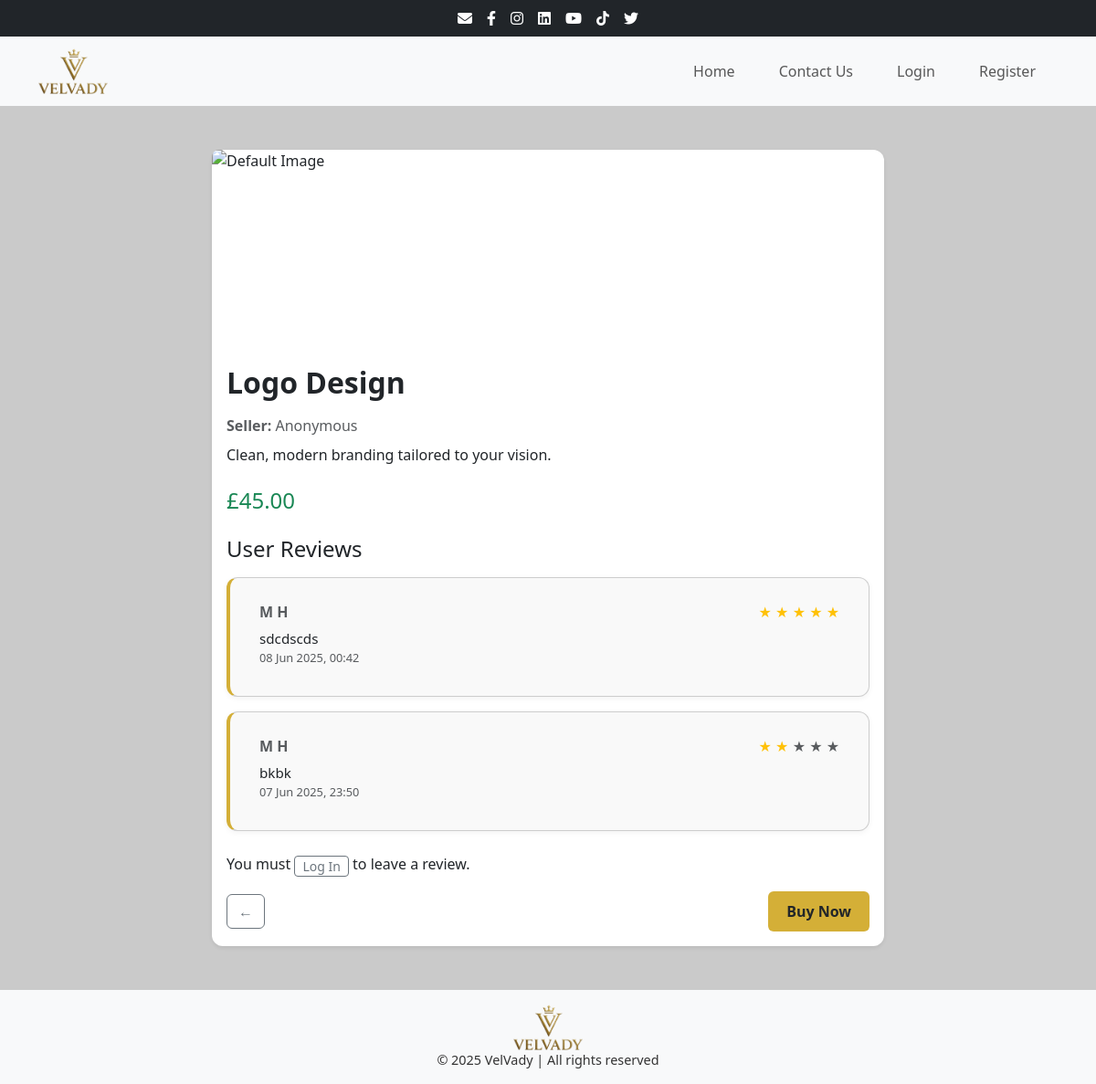
Before: /products/products/logo-design/ with the older database file.
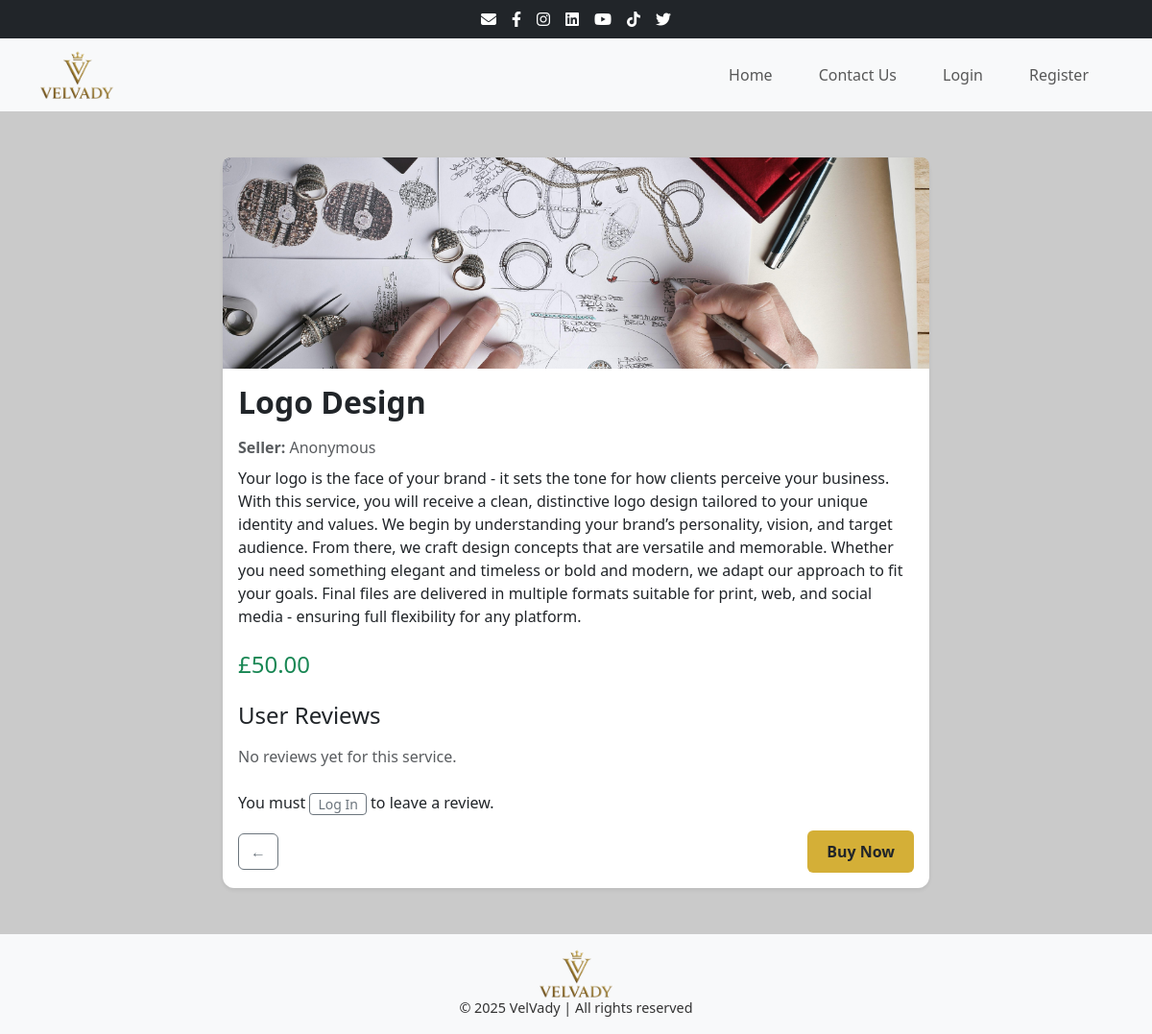
After: the same page with the newer database file.
### products/models.py (models this page shows, shortened)
class Service(models.Model):
    title = models.CharField(max_length=200, unique=True)
    slug = models.SlugField(max_length=200, unique=True, blank=True)
    description = models.TextField()
    price = models.DecimalField(max_digits=6, decimal_places=2)
    image = models.ImageField(upload_to='products/')
    is_active = models.BooleanField(default=True)
    created_at = models.DateTimeField(auto_now_add=True)
    updated_at = models.DateTimeField(auto_now=True)
    CATEGORY_CHOICES = [
        ('Design', 'Design'),
        ('Business', 'Business'),
        ('Tech', 'Tech'),
        ('Writing', 'Writing'),
        ('Marketing', 'Marketing'),
    ]
    category = models.CharField(
        max_length=50,
        choices=CATEGORY_CHOICES,
        default='Design',
        help_text='Select a category for this service.'
    )

class Review(models.Model):
    service = models.ForeignKey(Service, on_delete=models.CASCADE, related_name='reviews')
    user = models.ForeignKey(settings.AUTH_USER_MODEL, on_delete=models.CASCADE)
    rating = models.PositiveIntegerField(validators=[MinValueValidator(1), MaxValueValidator(5)])
    comment = models.TextField(blank=True)
    created_at = models.DateTimeField(auto_now_add=True)

### accounts/models.py (models this page shows, shortened)
class CustomUser(AbstractBaseUser, PermissionsMixin):
    email = models.EmailField(unique=True)
    first_name = models.CharField(max_length=50)
    last_name = models.CharField(max_length=50)
    address = models.TextField()
    is_active = models.BooleanField(default=True)
    is_staff = models.BooleanField(default=False)
    date_joined = models.DateTimeField(default=timezone.now)
    objects = CustomUserManager()
    USERNAME_FIELD = "email"
    REQUIRED_FIELDS = ["first_name", "last_name", "address"]

### products/views.py (the view)
# urls.py: path('products/<slug:slug>/', views.service_detail_view, name='service_detail'),
def service_detail_view(request, slug):
    service = get_object_or_404(Service, slug=slug)
    reviews = Review.objects.filter(service=service).order_by('-created_at')
    if request.method == 'POST':
        review_form = ReviewForm(request.POST)
        if review_form.is_valid():
            new_review = review_form.save(commit=False)
            new_review.user = request.user
            new_review.service = service
            new_review.save()
            return redirect('service_detail', slug=slug)
    else:
        review_form = ReviewForm()
    return render(request, 'products/service_detail.html', {
        'service': service,
        'reviews': reviews,
        'review_form': review_form,
        "STRIPE_PUBLIC_KEY": settings.STRIPE_PUBLISHABLE_KEY,
    })

### products/templates/products/service_detail.html (shortened to what the changed rows need)
{% extends "core/base.html" %}
{% load static %}
{% block content %}
<div class="container my-5">
    <div class="row justify-content-center">
        <div class="col-md-8">
            <div class="card shadow-sm border-0">
                {% if service.image %}
                    <img src="{{ service.image.url }}" class="card-img-top" alt="{{ service.title }}">
                {% else %}
                    <img src="{% static 'core/images/default_service.jpg' %}" class="card-img-top" alt="Default Image">
                {% endif %}
                <div class="card-body">
                    <h2 class="fw-bold mb-3">{{ service.title }}</h2>
                    <p class="text-muted mb-2">
                        <strong>Seller:</strong> {{ service.seller.get_full_name|default:"Anonymous" }}
                    </p>
                    <p class="mb-4">{{ service.description }}</p>
                    <h4 class="text-success mb-4">£{{ service.price }}</h4>
                    <div class="service-detail-page">
                        <div class="mb-4">
                            <h4 class="mb-3">User Reviews</h4>
                            {% if reviews %}
                                {% for review in reviews %}
                                    <div class="card my-3">
                                        <div class="card-body">
                                              <h6 class="card-subtitle mb-2 text-muted d-flex justify-content-between align-items-center">
                                                <strong>
                                                        {% if review.user.first_name %}
                                                            {{ review.user.first_name }}
                                                        {% else %}
                                                            {{ review.user.email }}
                                                        {% endif %}
                                                    </strong>
                                                    <span class="ms-2">
                                                        {% with total_stars=5 %}
                                                            {% for i in "12345"|slice:":total_stars"|make_list %}
                                                                {% if forloop.counter <= review.rating %}
                                                                    <span class="text-warning">★</span>
                                                                {% else %}
                                                                    <span class="text-muted">★</span>
                                                                {% endif %}
                                                            {% endfor %}
                                                        {% endwith %}
                                                    </span>
                                              </h6>
                                            <p class="card-text mb-0">{{ review.comment }}</p>
                                            <small class="text-muted">{{ review.created_at|date:"d M Y, H:i" }}</small>
                                        </div>
                                    </div>
                                {% endfor %}
                            {% else %}
                                <p class="text-muted">No reviews yet for this service.</p>
                            {% endif %}
                        </div>
                        {% if user.is_authenticated %}
                            <div class="mt-4">
                                <h5 class="mb-3">Leave a Review</h5>
                                <form method="POST" class="needs-validation">
                                    {% csrf_token %}
                                    {{ review_form.as_p }}
                                    <div class="d-flex flex-column flex-md-row justify-content-between align-items-center gap-3 mt-4">
                                        <button type="submit" class="btn btn-dark px-4">Submit Review</button>
                                        <a href="{% url 'service_list' %}" class="btn btn-outline-secondary px-4">←</a>
                                        <button type="button" class="btn btn-buy-now w-md-auto buy-now-button" data-service-id="{{ service.id }}">
                                            Buy Now
                                        </button>
                                    </div>
                                </form>
                            </div>
                        {% else %}
                            <p class="mt-3">
                            </p>
                            <div class="row align-items-center mt-3">
                            </div>
                        {% endif %}
                    </div>
                </div>
            </div>
        </div>
    </div>
</div>
{% endblock %}

Changed rows visible on the page:
removed Review: user.first_name "M H", rating 5 (drawn), comment "sdcdscds", created_at "08 Jun 2025, 00:42"
removed Review: user.first_name "M H", rating 2 (drawn), comment "bkbk", created_at "07 Jun 2025, 23:50"
changed Service "Logo Design": image: picture added; description "Clean, modern branding tailored to your vision." → "Your logo is the face of your brand - it sets the tone for how clients perceive your business. With this service, you will receive a clean, distinctive logo design tailored to your unique identity and values. We begin by understanding your brand’s personality, vision, and target audience. From there, we craft design concepts that are versatile and memorable. Whether you need something elegant and timeless or bold and modern, we adapt our approach to fit your goals. Final files are delivered in multiple formats suitable for print, web, and social media - ensuring full flexibility for any platform."; price "45.00" → "50.00"
Other visible differences:
text now shown: "No reviews yet for this service."
